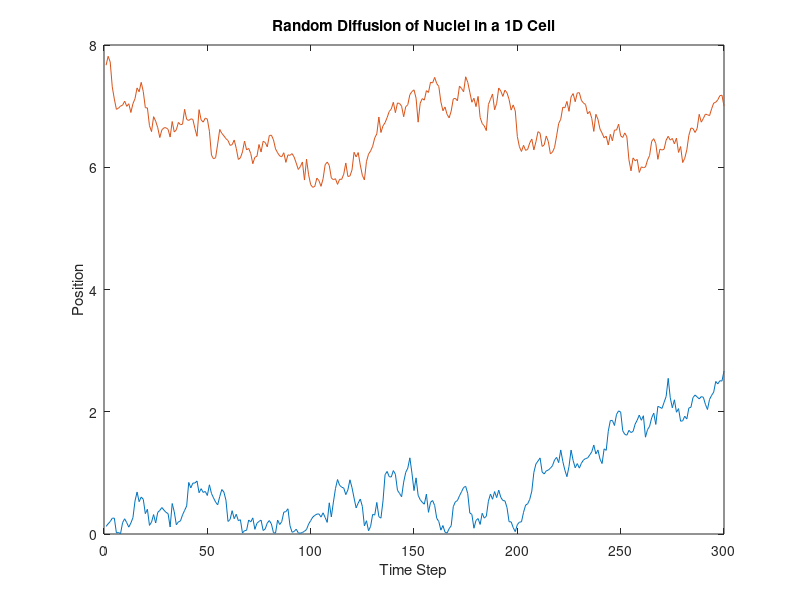

MATLAB code for this plot:
num_nuclei = 2; num_steps = 300; cell_length = 8; diffusion_coefficient = 0.1;
    %Initialize position of nuclei randomly in cell
    positions = cell_length*rand(num_nuclei, 1);

    %Time step
    dt = .1;

    %Record position at each time step 
    position_history = zeros(num_nuclei, num_steps);
    position_history(:,1) = positions;

    %Simulation loop
    for t=2:num_steps
        %Random displacement for each nucleus
        displacement = sqrt(2*diffusion_coefficient*dt)*randn(num_nuclei,1);
        %Update Positions
        positions = positions + displacement;
        %Boundary Conditions
        positions(positions<0) = -positions(positions<0);
        positions(positions>cell_length) = 2*cell_length - positions(positions>cell_length);
        position_history(:,t) = positions;
        %Distance Between
        x = sort(positions);
        distance = abs(positions(1) - positions(2));
        %Repulsion
        if distance<3
            repulsion = 2;
            x(2) = x(2) + repulsion;
            x(1) = x(1) - repulsion;
        end
        position_history(:,t) = positions;

    end

    %Plot
    figure;
    for i = 1:num_nuclei
        plot(1:num_steps, position_history(i,:));
        hold on;
    end
    xlabel('Time Step');
    ylabel('Position');
    title('Random Diffusion of Nuclei in a 1D Cell');
    hold off;
